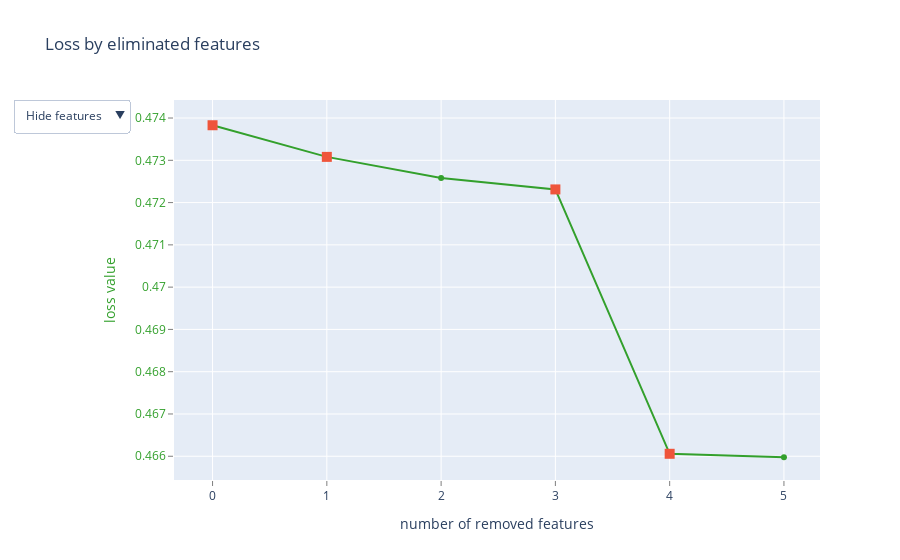

Notebook code cell kept with this figure:
### Code cell
cat_pipe = make_pipeline(Preprocessor(),
                         CatBoostSelector(num_select=10, steps=4),
                        )
X_fold = cat_pipe.fit_transform(X_fold, y_fold)
X_test = cat_pipe.transform(X_test)

### Figure 1 — Plotly figure (JSON) as saved in the notebook; plotly's stock layout.template omitted (floating-point values rounded to 4 significant figures)
{"data": [{"line": {"color": "rgb(51,160,44)"}, "mode": "lines+markers", "name": "", "text": ["", "EstimatedSalary", "Tenure", "Salary_cut", "Surname", "HasCrCard"], "type": "scatter", "x": [0, 1, 2, 3, 4, 5], "y": [0.4738, 0.4731, 0.4726, 0.4723, 0.4661, 0.466]}, {"marker": {"size": 10, "symbol": "square"}, "mode": "markers", "name": "", "text": ["", "EstimatedSalary", "Salary_cut", "Surname"], "type": "scatter", "x": [0, 1, 3, 4], "y": [0.4738, 0.4731, 0.4723, 0.4661]}, {"mode": "text", "name": "", "text": ["", "10", "5", "12", "0", "8"], "textfont": {"color": "rgb(51,160,44)", "family": "sans serif", "size": 18}, "textposition": "bottom center", "type": "scatter", "visible": false, "x": [0, 1, 2, 3, 4, 5], "y": [0.4738, 0.4731, 0.4726, 0.4723, 0.4661, 0.466]}, {"mode": "text", "name": "", "text": ["", "EstimatedSalary", "Tenure", "Salary_cut", "Surname", "HasCrCard"], "textfont": {"color": "rgb(51,160,44)", "family": "sans serif", "size": 18}, "textposition": "bottom center", "type": "scatter", "visible": false, "x": [0, 1, 2, 3, 4, 5], "y": [0.4738, 0.4731, 0.4726, 0.4723, 0.4661, 0.466]}], "layout": {"showlegend": false, "title": {"text": "Loss by eliminated features"}, "updatemenus": [{"active": 0, "buttons": [{"args": [{"visible": [true, true, false, false]}], "label": "Hide features", "method": "update"}, {"args": [{"visible": [true, true, true, false]}], "label": "Show indices", "method": "update"}, {"args": [{"visible": [true, true, false, true]}], "label": "Show names", "method": "update"}], "pad": {"r": 10, "t": 10}, "showactive": true, "x": -0.25, "xanchor": "left", "y": 1.03, "yanchor": "top"}], "xaxis": {"gridcolor": "rgb(255,255,255)", "showgrid": true, "showline": false, "showticklabels": true, "tickcolor": "rgb(127,127,127)", "ticks": "outside", "title": {"text": "number of removed features"}, "zeroline": false}, "yaxis": {"gridcolor": "rgb(255,255,255)", "showgrid": true, "showline": false, "showticklabels": true, "tickcolor": "rgb(127,127,127)", "tickfont": {"color": "rgb(51,160,44)"}, "ticks": "outside", "title": {"font": {"color": "rgb(51,160,44)"}, "text": "loss value"}, "zeroline": false}}}
